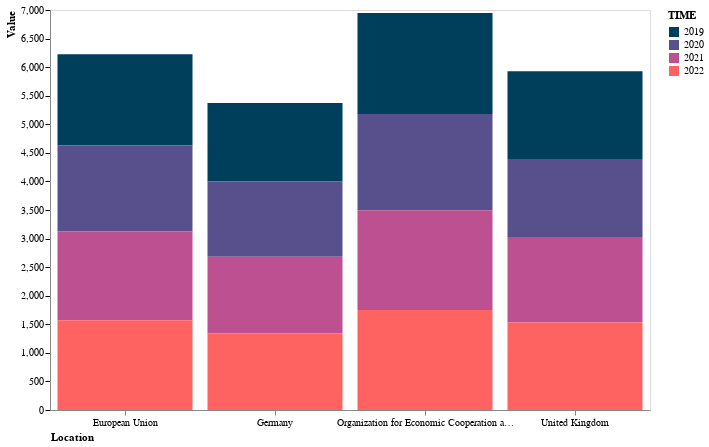

Notebook code cell kept with this figure:
### Code cell
alt.Chart(df_selectedlocations).mark_bar().encode(
    x=alt.X('LOCATION').axis(
        title='Location',
        titleAnchor='start',
        labelAngle=0,
        grid=False,
        labelColor='black',
        tickColor='grey'),
    y=alt.Y('VALUE').axis(
        title='Value',
        titleAnchor='end',
        grid=False,
        labelColor='black',
        tickColor='black'),
    color=alt.Color('TIME:O', scale=colors),
    tooltip=['TIME']
).properties(
    width=600,
    height=400
)#.interactive()

### Figure 1 — Vega-Lite specification as saved in the notebook (floating-point values rounded to 4 significant figures)
{"config": {"view": {"continuousWidth": 300, "continuousHeight": 300}}, "data": {"name": "data-c3f4fc7fe5411b88a46e9888b3a81bd9"}, "mark": {"type": "bar"}, "encoding": {"color": {"field": "TIME", "scale": {"range": ["#003f5c", "#58508d", "#bc5090", "#ff6361", "#ffa600"]}, "type": "ordinal"}, "tooltip": [{"field": "TIME", "type": "quantitative"}], "x": {"axis": {"title": "Location", "titleAnchor": "start", "labelAngle": 0, "grid": false, "labelColor": "black", "tickColor": "grey"}, "field": "LOCATION", "type": "nominal"}, "y": {"axis": {"title": "Value", "titleAnchor": "end", "grid": false, "labelColor": "black", "tickColor": "black"}, "field": "VALUE", "type": "quantitative"}}, "height": 400, "width": 600, "$schema": "https://vega.github.io/schema/vega-lite/v5.15.1.json", "datasets": {"data-c3f4fc7fe5411b88a46e9888b3a81bd9": [{"LOCATION": "Germany", "SUBJECT": "TOT", "MEASURE": "HR_WKD", "TIME": 2019, "VALUE": 1372}, {"LOCATION": "Germany", "SUBJECT": "TOT", "MEASURE": "HR_WKD", "TIME": 2020, "VALUE": 1319}, {"LOCATION": "Germany", "SUBJECT": "TOT", "MEASURE": "HR_WKD", "TIME": 2021, "VALUE": 1340}, {"LOCATION": "Germany", "SUBJECT": "TOT", "MEASURE": "HR_WKD", "TIME": 2022, "VALUE": 1340}, {"LOCATION": "United Kingdom", "SUBJECT": "TOT", "MEASURE": "HR_WKD", "TIME": 2019, "VALUE": 1537}, {"LOCATION": "United Kingdom", "SUBJECT": "TOT", "MEASURE": "HR_WKD", "TIME": 2020, "VALUE": 1364}, {"LOCATION": "United Kingdom", "SUBJECT": "TOT", "MEASURE": "HR_WKD", "TIME": 2021, "VALUE": 1498}, {"LOCATION": "United Kingdom", "SUBJECT": "TOT", "MEASURE": "HR_WKD", "TIME": 2022, "VALUE": 1531}, {"LOCATION": "Organization for Economic Cooperation and Development", "SUBJECT": "TOT", "MEASURE": "HR_WKD", "TIME": 2019, "VALUE": 1766}, {"LOCATION": "Organization for Economic Cooperation and Development", "SUBJECT": "TOT", "MEASURE": "HR_WKD", "TIME": 2020, "VALUE": 1687}, {"LOCATION": "Organization for Economic Cooperation and Development", "SUBJECT": "TOT", "MEASURE": "HR_WKD", "TIME": 2021, "VALUE": 1744}, {"LOCATION": "Organization for Economic Cooperation and Development", "SUBJECT": "TOT", "MEASURE": "HR_WKD", "TIME": 2022, "VALUE": 1751}, {"LOCATION": "European Union", "SUBJECT": "TOT", "MEASURE": "HR_WKD", "TIME": 2019, "VALUE": 1592}, {"LOCATION": "European Union", "SUBJECT": "TOT", "MEASURE": "HR_WKD", "TIME": 2020, "VALUE": 1505}, {"LOCATION": "European Union", "SUBJECT": "TOT", "MEASURE": "HR_WKD", "TIME": 2021, "VALUE": 1560}, {"LOCATION": "European Union", "SUBJECT": "TOT", "MEASURE": "HR_WKD", "TIME": 2022, "VALUE": 1570}]}}
